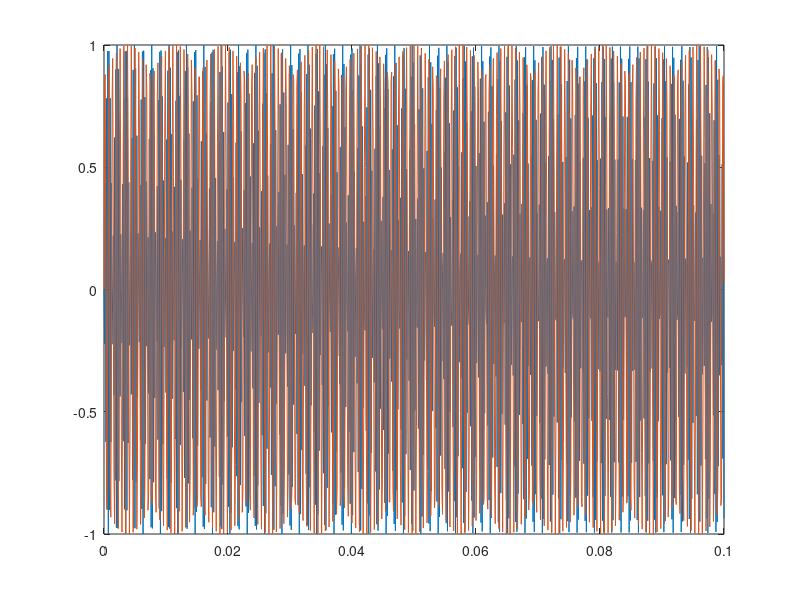

Write MATLAB code to recreate this figure.
% Programa que reproduce sonidos de diferentes frecuencias

clear
for i=1:10;
    %Fs=10000;
    t=0:0.0001:.1;
    w=440*exp(i);
    %v=340;
    %lambda=v./w
    y=sin(2*pi*t*w);
    z=y.*cos(2*pi*t*w);
    a=z.*y.*y.*y;
    %figure
    plot(t,y)
    hold
    %axes[(0 2 0 1)];
    sound(y, 10000);
    pause(0.5);
end